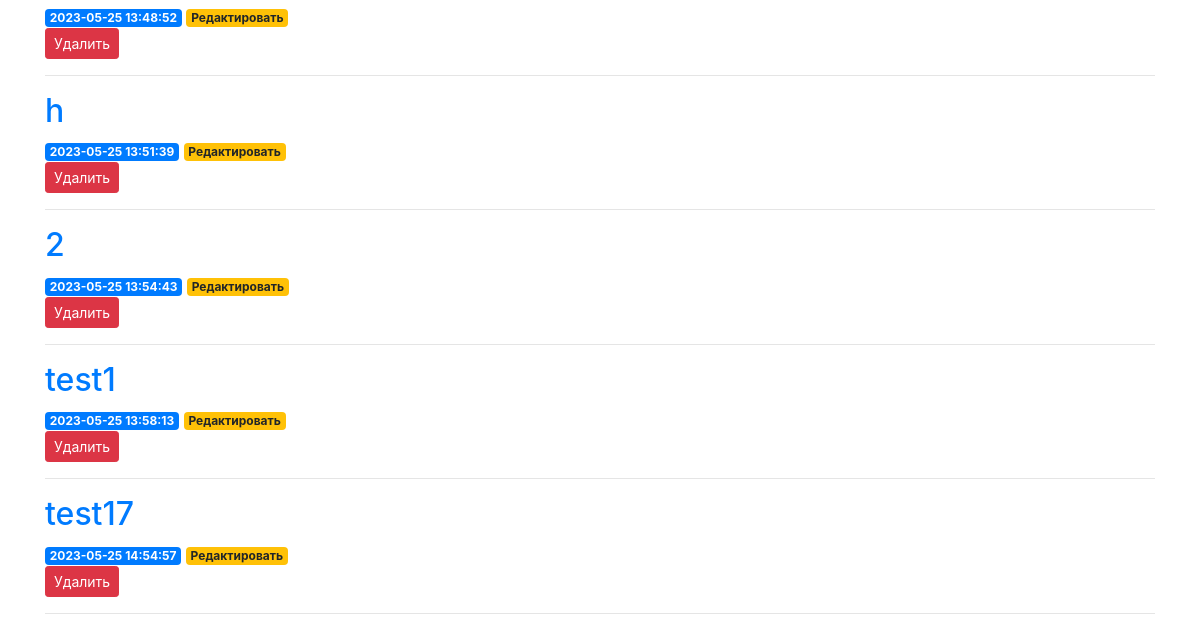
Before: / (lower part) with the older database file.
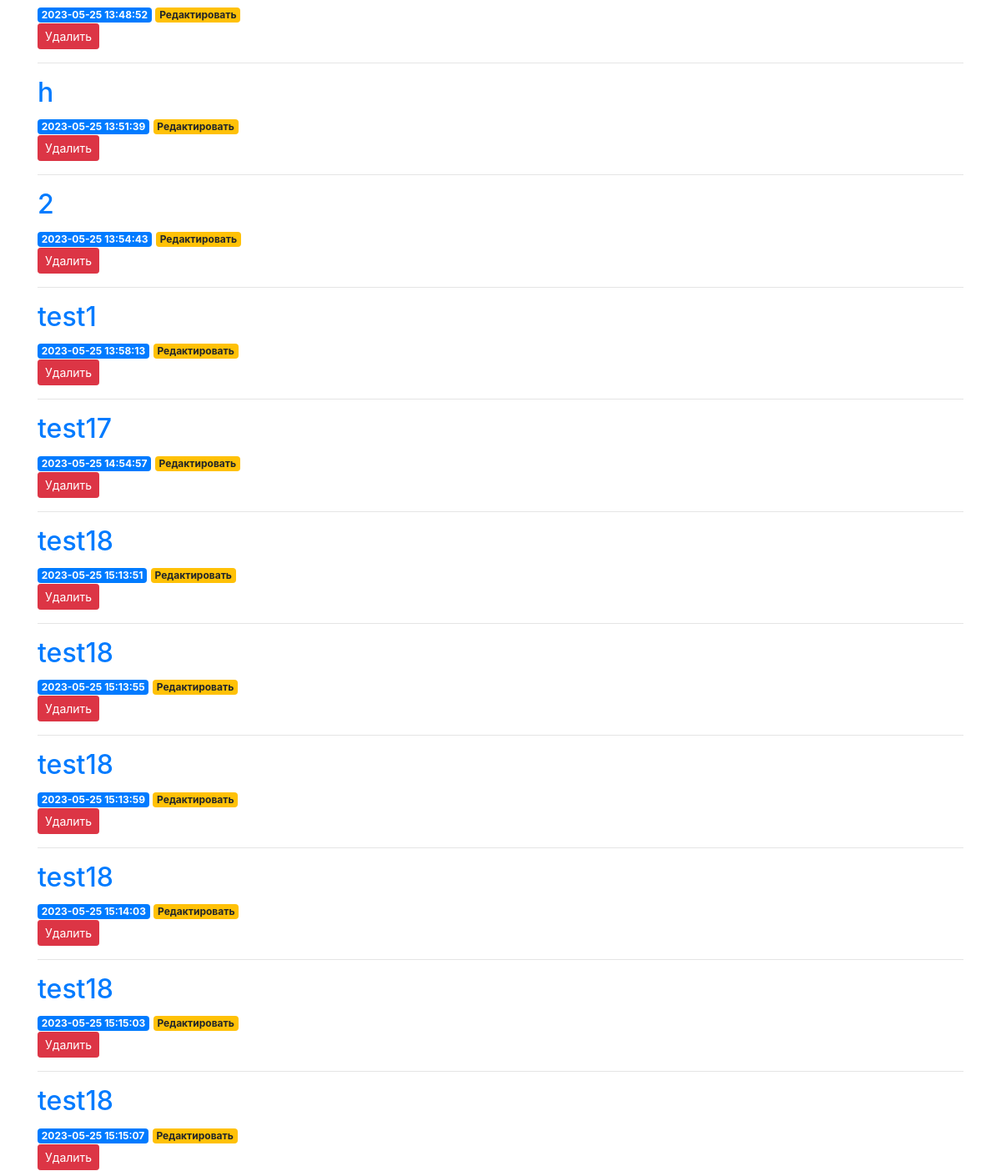
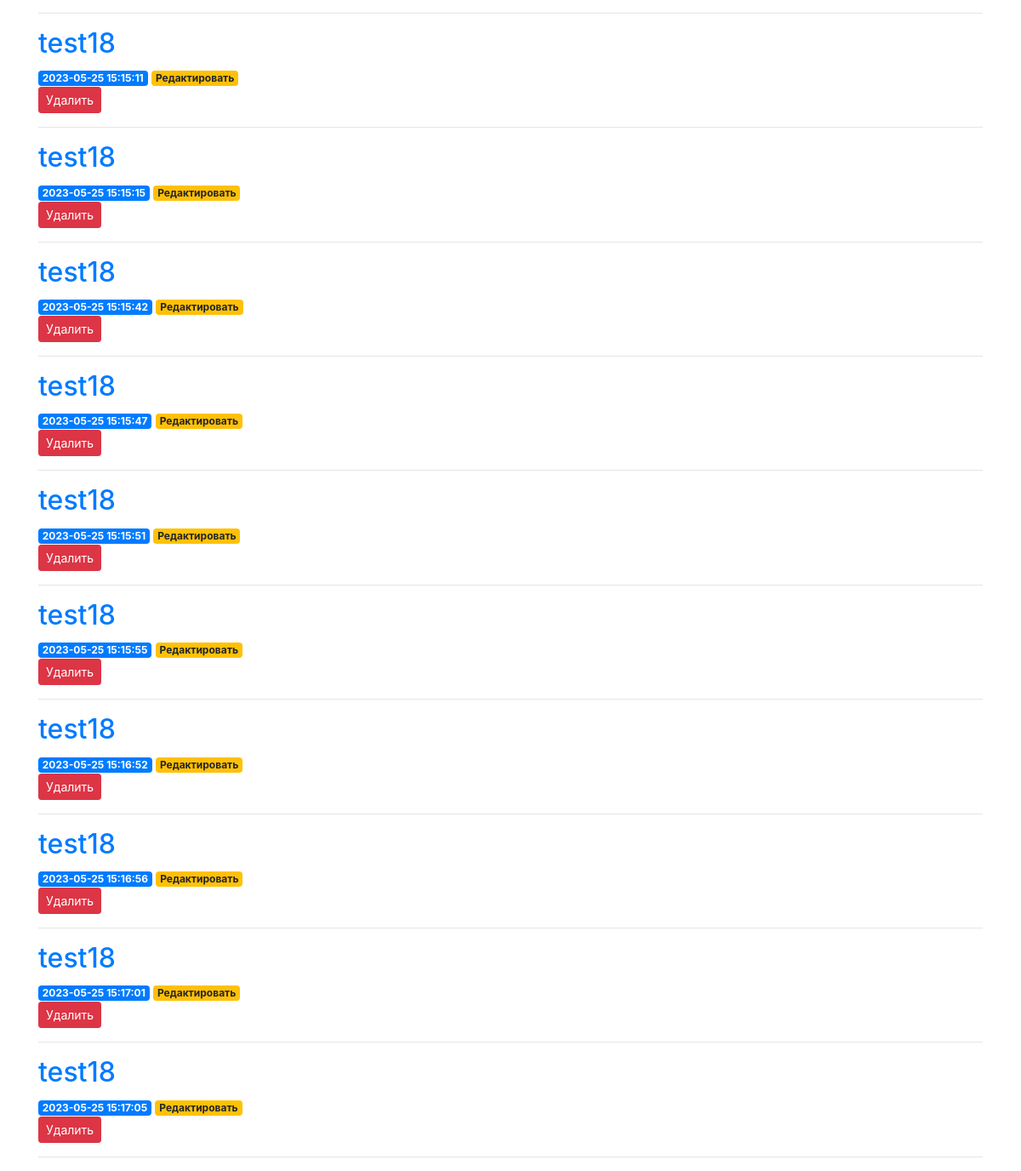
After: the same page with the newer database file (2 pictures, top to bottom).
### tables this page shows
CREATE TABLE arrays (
    id INTEGER PRIMARY KEY AUTOINCREMENT,
    created TIMESTAMP NOT NULL DEFAULT CURRENT_TIMESTAMP,
    title TEXT NOT NULL,
    content TEXT NOT NULL
);

### search/api/app.py (the view)
@app.route('/')
def index():
    try:
        conn = get_db_connection()
        arrays = conn.execute('SELECT * FROM arrays').fetchall()
        conn.close()
        return render_template('index.html', arrays=arrays)
    except Exception as error:
        raise
        abort(500)

### search/api/app.py (called while the page is built)
def get_db_connection():
    conn = sqlite3.connect('database.db')
    conn.row_factory = sqlite3.Row
    return conn

### search/api/templates/index.html (shortened to what this page needs)
{% extends 'base.html' %}
{% block content %}
    {% for array in arrays %}
        <a href="{{ url_for('array', array_id=array['id']) }}">
            <h2>{{ array['title'] }}</h2>
        </a>
        <span class="badge badge-primary">{{ array['created'] }}</span>
        <a href="{{ url_for('edit', id=array['id']) }}">
            <span class="badge badge-warning">Редактировать</span>
        </a>
        <form action="{{ url_for('delete', id=array['id']) }}" method="POST">
            <input type="submit" value="Удалить"
                    class="btn btn-danger btn-sm"
                    onclick="return confirm('Ты действительно хочешь удалить этот великолепный массив?')">
        </form>
        <hr>
    {% endfor %}
{% endblock %}

### search/api/templates/base.html (shortened to what this page needs)
<!doctype html>
<html lang="en">
<head>
    <link rel="stylesheet" href="https://stackpath.bootstrapcdn.com/bootstrap/4.3.1/css/bootstrap.min.css"
>
</head>
<body>
    <div class="container">
        {% block content %} {% endblock %}
    </div>
</body>
</html>

Changed rows visible on the page:
added arrays: title "test18", created "2023-05-25 15:13:51"
added arrays: title "test18", created "2023-05-25 15:13:55"
added arrays: title "test18", created "2023-05-25 15:13:59"
added arrays: title "test18", created "2023-05-25 15:14:03"
added arrays: title "test18", created "2023-05-25 15:15:03"
added arrays: title "test18", created "2023-05-25 15:15:07"
added arrays: title "test18", created "2023-05-25 15:15:11"
added arrays: title "test18", created "2023-05-25 15:15:15"
added arrays: title "test18", created "2023-05-25 15:15:42"
added arrays: title "test18", created "2023-05-25 15:15:47"
added arrays: title "test18", created "2023-05-25 15:15:51"
added arrays: title "test18", created "2023-05-25 15:15:55"
added arrays: title "test18", created "2023-05-25 15:16:52"
added arrays: title "test18", created "2023-05-25 15:16:56"
added arrays: title "test18", created "2023-05-25 15:17:01"
added arrays: title "test18", created "2023-05-25 15:17:05"
